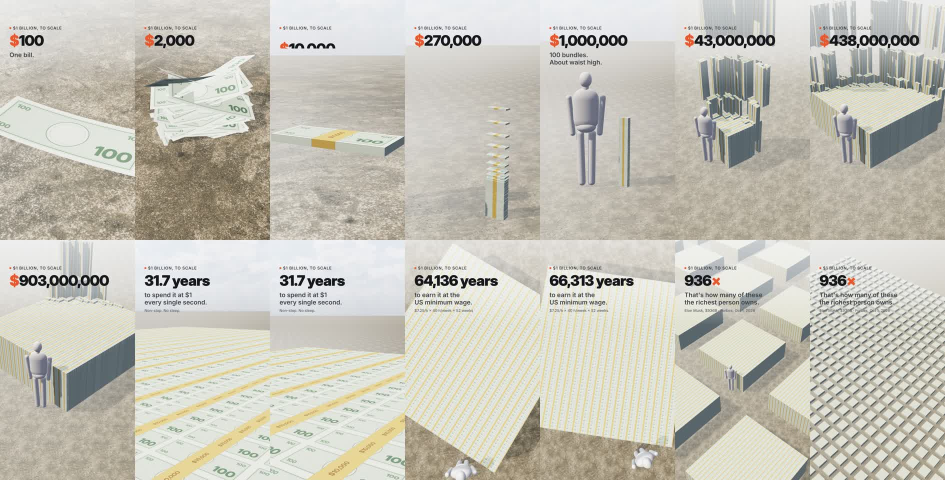
#> input picture sheet.jpg, 1890 x 960 px (shown at 1/2 size)
$ python -i thumb.py   (imports and definitions only)
#> lines starting #> are read from the running program, lines starting #| are printed output that depends on the picture
"""Thumbnails for long videos (1280x720): strongest frame + 2–4 huge words.

  python studio/thumb.py <video.mp4|segment-dir> --text "TROY WAS REAL" [--hl REAL] [--out thumb.jpg]

meta.json of a long can set:
  "thumb": {"text": "TROY WAS REAL", "hl": "REAL", "shot": 7, "color": "#FFD400"}
  text = max ~4 words, a promise or shock (not the title), hl = word in accent color,
  shot = story.json shot index for the background (else: auto-pick the most striking frame).
"""
import argparse
import os
import subprocess
import tempfile
from pathlib import Path

from PIL import Image, ImageDraw, ImageEnhance, ImageFilter, ImageFont, ImageStat

FONT = Path(__file__).resolve().parent / 'assets' / 'fonts' / 'Anton-Regular.ttf'
W, H = 1280, 720


# [18 lines left out: functions _dur, frames, not called in this run]


def score(im):
    """Striking = contrast + colour + detail, but not mostly empty paper."""
    sm = im.resize((320, 180))
    g = sm.convert('L')
    contrast = ImageStat.Stat(g).stddev[0]
    sat = ImageStat.Stat(sm.convert('HSV')).mean[1]
    edges = ImageStat.Stat(g.filter(ImageFilter.FIND_EDGES)).mean[0]
    ink = sum(1 for v in g.tobytes() if v < 170) / (320 * 180)   # share of drawn (non-paper) pixels
    return contrast * 1.0 + sat * 0.6 + edges * 2.0 + min(ink, 0.45) * 120


# [70 lines left out: functions best_frame, _fit, _lines, compose, make, not called in this run]


def default_text(title):
    w = [x for x in title.replace(':', ' ').split() if x[0].isalnum()]
    return ' '.join(w[:3])


# [11 lines left out: function set_thumbnail, not called in this run]


# [7 lines not run here, left out]

>>> import cv2
>>> picture = cv2.imread('../sheet.jpg', cv2.IMREAD_GRAYSCALE)
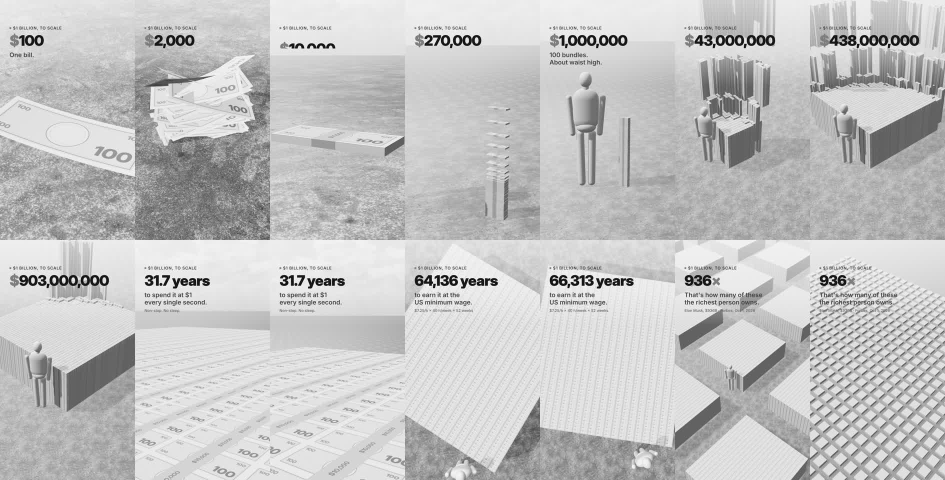
#> picture: shape (960, 1890) (shown at 1/2 size); min 0, max 255, mean 195.1
#> (the run stopped early here; a loop or call above may not have finished)
